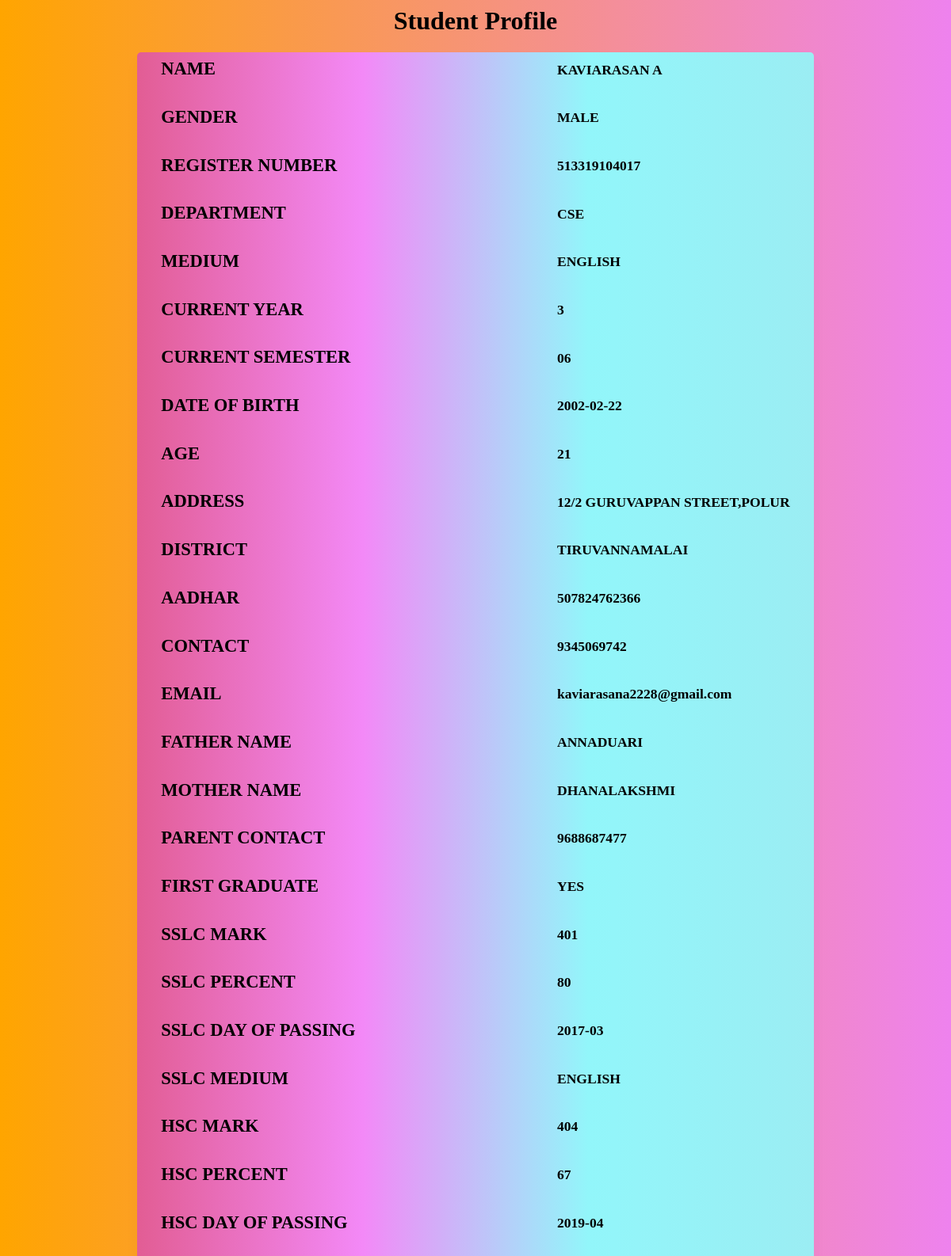
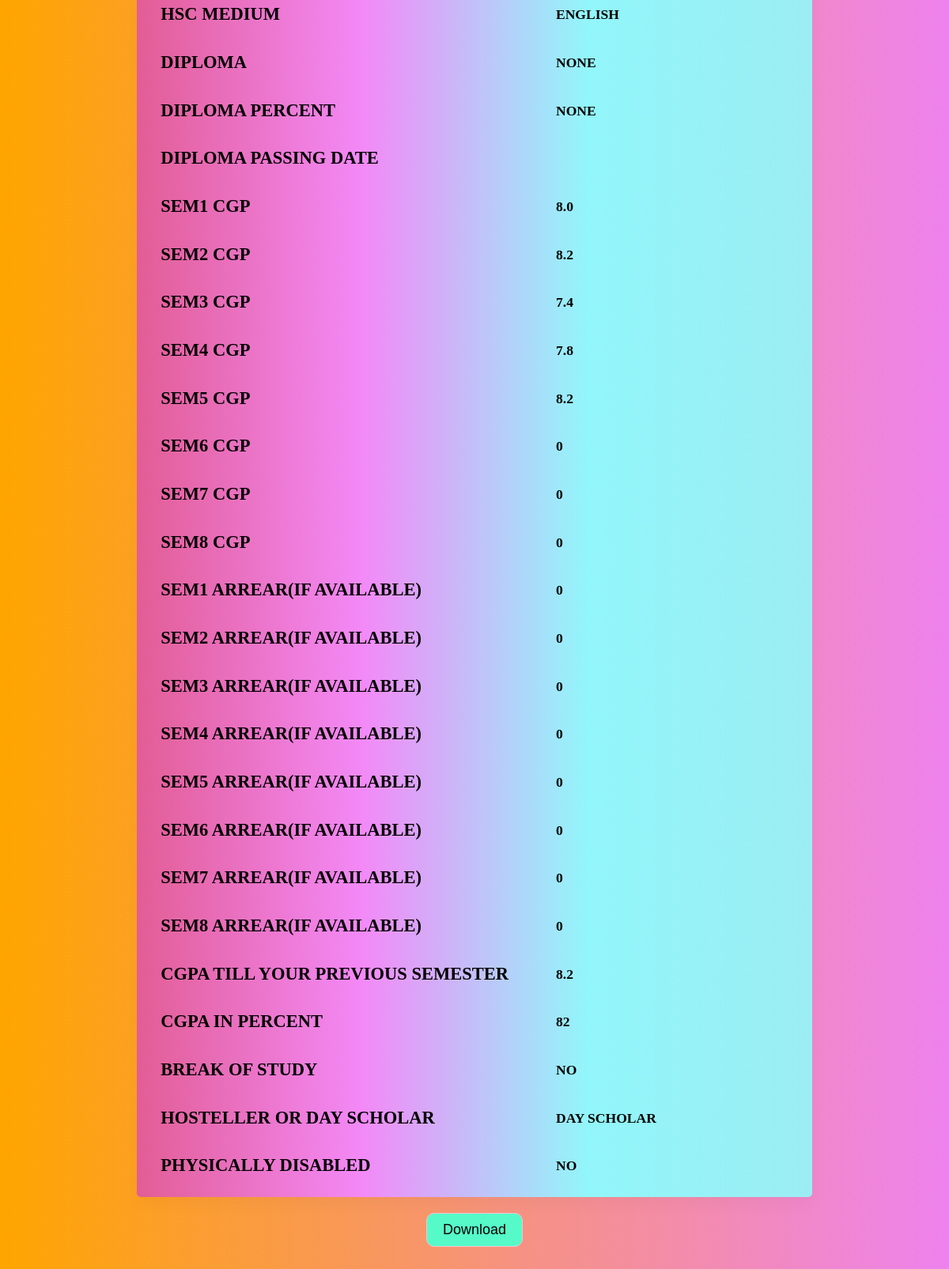
The app's page /studetail2.php?register=513319104017 with its own data (2 pictures, top to bottom).
### tables this page shows
CREATE TABLE `register` (
  `name` varchar(30) NOT NULL,
  `gender` varchar(15) NOT NULL,
  `regno` varchar(20) NOT NULL,
  `dept` varchar(30) NOT NULL,
  `med` varchar(30) NOT NULL,
  `year` varchar(100) NOT NULL,
  `sem` varchar(100) NOT NULL,
  `DOB` varchar(20) NOT NULL,
  `age` varchar(100) NOT NULL,
  `address1` varchar(300) NOT NULL,
  `district` varchar(100) NOT NULL,
  `aadhar` varchar(100) NOT NULL,
  `contact1` varchar(100) NOT NULL,
  `email` varchar(100) NOT NULL,
  `fname` varchar(100) NOT NULL,
  `mname` varchar(100) NOT NULL,
  `pcontact` varchar(100) NOT NULL,
  `sslcm` varchar(100) NOT NULL,
  `sslc` varchar(100) NOT NULL,
  `sslcd` varchar(20) NOT NULL,
  `sslcme` varchar(100) NOT NULL,
  `hscm` varchar(100) NOT NULL,
  `hsc` varchar(100) NOT NULL,
  `hscd` varchar(20) NOT NULL,
  `hscme` varchar(100) NOT NULL,
  `dd` varchar(100) NOT NULL,
  `dp` varchar(100) NOT NULL,
  `dda` varchar(100) NOT NULL,
  `ug` varchar(100) NOT NULL,
  `sem1` varchar(100) NOT NULL,
  `sem2` varchar(100) NOT NULL,
  `sem3` varchar(100) NOT NULL,
  `sem4` varchar(100) NOT NULL,
  `sem5` varchar(100) NOT NULL,
  `sem6` varchar(100) NOT NULL,
  `sem7` varchar(100) NOT NULL,
  `sem8` varchar(100) NOT NULL,
  `asem1` varchar(100) NOT NULL,
  `asem2` varchar(100) NOT NULL,
  `asem3` varchar(100) NOT NULL,
  `asem4` varchar(100) NOT NULL,
  `asem5` varchar(100) NOT NULL,
  `asem6` varchar(100) NOT NULL,
  `asem7` varchar(100) NOT NULL,
  `asem8` varchar(100) NOT NULL,
  `cgpa` varchar(100) NOT NULL,
  `bos` varchar(100) NOT NULL,
  `hord` varchar(100) NOT NULL,
  `physical` varchar(100) NOT NULL,
  `fg` varchar(100) NOT NULL
);

### studetail2.php (the view, shortened to what this page needs)
<html>
<head>
</head>
<body id=login>
</body>
</html>
<?php
$conn =  new mysqli('localhost','root','','placement') or die('connection faild');
$username=$_GET['register'];
$getlogin="SELECT * FROM register WHERE regno='$username'";
$result=mysqli_query($conn,$getlogin);
while($row = mysqli_fetch_array($result)){
	echo "<center>";
	echo "<form><h1> Student Profile </h1>";
	echo "<table>";
	echo "<tr><td><h2>NAME      </td>"; echo "<td><h3>"; echo $row["name"]."</td></tr>";
	echo "<tr><td><h2>GENDER       </td>"; echo "<td><h3>"; echo $row["gender"]."</td></tr>";
	echo "<tr><td><h2>REGISTER NUMBER </td>"; echo "<td><h3>"; echo $row["regno"]."</td></tr>";
	echo "<tr><td><h2>DEPARTMENT      </td>"; echo "<td><h3>"; echo $row["dept"]."</td></tr>";
	echo "<tr><td><h2>MEDIUM         </td>"; echo "<td><h3>"; echo $row["med"]."</td></tr>";
	echo "<tr><td><h2>CURRENT YEAR        </td>"; echo "<td><h3>"; echo $row["year"]."</td></tr>";
	echo "<tr><td><h2>CURRENT SEMESTER          "; echo "<td><h3>"; echo $row["sem"]."</td></tr>";
	echo "<tr><td><h2>DATE OF BIRTH             "; echo "<td><h3>"; echo $row["DOB"]."</td></tr>";
	echo "<tr><td><h2>AGE   </td>"; echo "<td><h3>"; echo $row["age"]."</td></tr>";
	echo "<tr><td><h2>ADDRESS   </td>"; echo "<td><h3>"; echo $row["address1"]."</td></tr>";
	echo "<tr><td><h2>DISTRICT      </td>"; echo "<td><h3>"; echo $row["district"]."</td></tr>";
	echo "<tr><td><h2>AADHAR     </td>"; echo "<td><h3>"; echo $row["aadhar"]."</td></tr>";
	echo "<tr><td><h2>CONTACT  </td>"; echo "<td><h3>"; echo $row["contact1"]."</td></tr>";
	echo "<tr><td><h2>EMAIL     </td>"; echo "<td class=email><h3>"; echo $row["email"]."</td></tr>";
	echo "<tr><td><h2>FATHER NAME     </td>"; echo "<td><h3>"; echo $row["fname"]."</td></tr>";
	echo "<tr><td><h2>MOTHER NAME </td>"; echo "<td><h3>"; echo $row["mname"]."</td></tr>";
	echo "<tr><td><h2>PARENT CONTACT </td>"; echo "<td><h3>"; echo $row["pcontact"]."</td></tr>";
    echo "<tr><td><h2>FIRST GRADUATE   </td>"; echo "<td><h3>"; echo $row["fg"]."</td></tr>";
	echo "<tr><td><h2>SSLC MARK </td>"; echo "<td><h3>"; echo $row["sslcm"]."</td></tr>";
	echo "<tr><td><h2>SSLC PERCENT </td>"; echo "<td><h3>"; echo $row["sslc"]."</td></tr>";
	echo "<tr><td><h2>SSLC DAY OF PASSING   </td>"; echo "<td><h3>"; echo $row["sslcd"]."</td></tr>";
	echo "<tr><td><h2>SSLC MEDIUM        </td>"; echo "<td><h3>"; echo $row["sslcme"]."</td></tr>";
	echo "<tr><td><h2>HSC MARK         </td>"; echo "<td><h3>"; echo $row["hscm"]."</td></tr>";
	echo "<tr><td><h2>HSC PERCENT   </td>"; echo "<td><h3>"; echo $row["hsc"]."</td></tr>";
	echo "<tr><td><h2>HSC DAY OF PASSING      </td>"; echo "<td><h3>"; echo $row["hscd"]."</td></tr>";
	echo "<tr><td><h2>HSC MEDIUM          </td>"; echo "<td><h3>"; echo $row["hscme"]."</td></tr>";
	echo "<tr><td><h2>DIPLOMA        </td>"; echo "<td><h3>"; echo $row["dd"]."</td></tr>";
	echo "<tr><td><h2>DIPLOMA PERCENT        </td>"; echo "<td><h3>"; echo $row["dp"]."</td></tr>";
	echo "<tr><td><h2>DIPLOMA PASSING DATE            </td>"; echo "<td><h3>"; echo $row["dda"]."</td></tr>";
	echo "<tr><td><h2>SEM1 CGP   </td>"; echo "<td><h3>"; echo $row["sem1"]."</td></tr>";
	echo "<tr><td><h2>SEM2 CGP </td>"; echo "<td><h3>"; echo $row["sem2"]."</td></tr>";
	echo "<tr><td><h2>SEM3 CGP    </td>"; echo "<td><h3>"; echo $row["sem3"]."</td></tr>";
	echo "<tr><td><h2>SEM4 CGP   </td>"; echo "<td><h3>"; echo $row["sem4"]."</td></tr>";
	echo "<tr><td><h2>SEM5 CGP     </td>"; echo "<td><h3>"; echo $row["sem5"]."</td></tr>";
	echo "<tr><td><h2>SEM6 CGP     </td>"; echo "<td><h3>"; echo $row["sem6"]."</td></tr>";
	echo "<tr><td><h2>SEM7 CGP </td>"; echo "<td><h3>"; echo $row["sem7"]."</td></tr>";
	echo "<tr><td><h2>SEM8 CGP </td>"; echo "<td><h3>"; echo $row["sem8"]."</td></tr>";
	echo "<tr><td><h2>SEM1 ARREAR(IF AVAILABLE)   </td>"; echo "<td><h3>"; echo $row["asem1"]."</td></tr>";
	echo "<tr><td><h2>SEM2 ARREAR(IF AVAILABLE) </td>"; echo "<td><h3>"; echo $row["asem2"]."</td></tr>";
	echo "<tr><td><h2>SEM3 ARREAR(IF AVAILABLE)    </td>"; echo "<td><h3>"; echo $row["asem3"]."</td></tr>";
	echo "<tr><td><h2>SEM4 ARREAR(IF AVAILABLE)   </td>"; echo "<td><h3>"; echo $row["asem4"]."</td></tr>";
	echo "<tr><td><h2>SEM5 ARREAR(IF AVAILABLE)     </td>"; echo "<td><h3>"; echo $row["asem5"]."</td></tr>";
	echo "<tr><td><h2>SEM6 ARREAR(IF AVAILABLE)     </td>"; echo "<td><h3>"; echo $row["asem6"]."</td></tr>";
	echo "<tr><td><h2>SEM7 ARREAR(IF AVAILABLE) </td>"; echo "<td><h3>"; echo $row["asem7"]."</td></tr>";
	echo "<tr><td><h2>SEM8 ARREAR(IF AVAILABLE) </td>"; echo "<td><h3>"; echo $row["asem8"]."</td></tr>";
	echo "<tr><td><h2>CGPA TILL YOUR PREVIOUS SEMESTER </td>"; echo "<td><h3>"; echo $row["cgpa"]."</td></tr>";
    echo "<tr><td><h2>CGPA IN PERCENT     </td>"; echo "<td><h3>"; echo $row["ug"]."</td></tr>";
	echo "<tr><td><h2>BREAK OF STUDY    </td>"; echo "<td><h3>"; echo $row["bos"]."</td></tr>";
	echo "<tr><td><h2>HOSTELLER OR DAY SCHOLAR   </td>"; echo "<td><h3>"; echo $row["hord"]."</td></tr>";
    echo "<tr><td><h2>PHYSICALLY DISABLED   </td>"; echo "<td><h3>"; echo $row["physical"]."</td></tr>";
	echo "</table>";
}
?><?php
$url_prameters='$username=' . $username;
echo'<div class = "export-container">';
		echo '<center>
					  <button class = "btn">
						  <a href="studown.php?'.$url_prameters . '">Download</a>
					  </button>
			  </center>';
	   echo'</div>';
	  ?>

### studetail2.php (style rules this page uses)
table { border-collapse: collapse; background: -webkit-linear-gradient(left,#e25d94,#f389f7,#92f6fa,#9bedf3); box-shadow: 0 10px 20px 0 rgba(0,0,0,.03); border-radius: 5px; margin: auto; }
th,td { padding: 8px 30px; text-align: center; color: black; font-family: ; }
td { font-size: 15px; text-transform: uppercase; text-align:left; }
.email { text-transform:lowercase; }
#login { background: linear-gradient(to left,violet,orange); }
.export-container { margin-top: 20px; margin-bottom: 50px; }
.btn { padding:10px 20px; background-color: rgb(85, 250, 200); size:30px; border-radius:10px; border:1px solid pink; }
.btn a { color: #000000; font-family:sans-serif; text-decoration: none; font-size:18px; }

### records on screen
register: name "KAVIARASAN A", gender "MALE", regno "513319104017", dept "CSE", med "ENGLISH", year "3", sem "06", DOB "2002-02-22", age "21", address1 "12/2 GURUVAPPAN STREET,POLUR", district "TIRUVANNAMALAI", aadhar "507824762366", contact1 "9345069742", email "kaviarasana2228@gmail.com", fname "ANNADUARI", mname "DHANALAKSHMI", pcontact "9688687477", fg "YES", sslcm "401", sslc "80", sslcd "2017-03", sslcme "ENGLISH", hscm "404", hsc "67", hscd "2019-04", hscme "ENGLISH", dd "NONE", dp "NONE", sem1 "8.0", sem2 "8.2", sem3 "7.4", sem4 "7.8", sem5 "8.2", sem6 "0", sem7 "0", sem8 "0", asem1 "0", asem2 "0", asem3 "0", asem4 "0", asem5 "0", asem6 "0", asem7 "0", asem8 "0", cgpa "8.2", ug "82", bos "NO", hord "DAY SCHOLAR", physical "NO"
